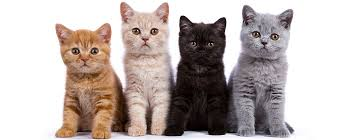
#> input picture DAY09/CAT.jpg, 360 x 140 px, found by its file name
$ python p60_opencv.py
#> lines starting #> are read from the running program, lines starting #| are printed output that depends on the picture; after the words box and inside, x2 and y2 are one past the last pixel; in counts of white or black regions, pixels touching at a corner belong together
# file : p60_opencv.py
# desc : openCV 이미지 처리 계속

# OpenCV 실시간 이미지 프로세싱 라이브러리

import cv2

image = cv2.imread('./DAY09/CAT.jpg',cv2.IMREAD_UNCHANGED)
#> image is the input picture: shape (140, 360, 3); mean B, G, R 178.7, 182, 192.2
dst = cv2.flip(image,0) #  0 : 상하반전, 1 : 좌우반전
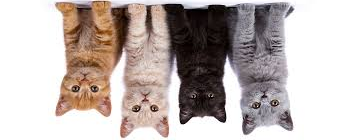
#> dst: shape (140, 360, 3); mean B, G, R 178.7, 182, 192.2


height, width, channel = image.shape
#> height = 140; width = 360; channel = 3
matrix = cv2.getRotationMatrix2D((width/2,height/2),90, 1) # ccw : 반시계 방향, cw : 시계방향, 2이상(배율)
thrd = cv2.warpAffine(image,matrix,(width,height))
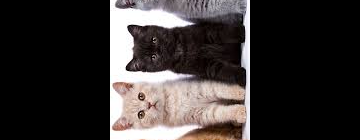
#> thrd: shape (140, 360, 3); mean B, G, R 51, 51.8, 56.6

reverse = cv2.bitwise_not(image) # 역상 반전색
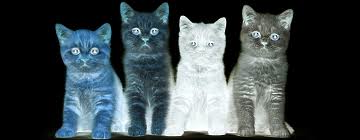
#> reverse: shape (140, 360, 3); mean B, G, R 76.3, 73, 62.8
gray = cv2.cvtColor(image,cv2.COLOR_BGR2GRAY)
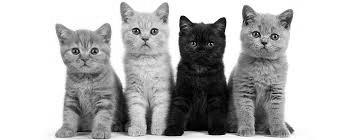
#> gray: shape (140, 360); min 0, max 255, mean 184.7
ret, bny = cv2.threshold(gray, 100, 255, cv2.THRESH_BINARY)
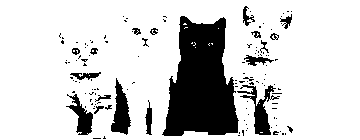
#> bny: shape (140, 360); 81.5% white; 129 black regions (110 under 20 px), largest, box (x1, y1, x2, y2) and area: (162, 16, 239, 136) 6279, (237, 85, 280, 135) 669, (111, 78, 131, 135) 624

cv2.imshow('cat',image)
cv2.imshow('Flip cat',dst)
cv2.imshow('rotate cat', thrd)
cv2.imshow('reverse cat', reverse)
cv2.imshow('gray cat', gray)
cv2.imshow('ret cat', ret)
cv2.imshow('bny cat', bny)

cv2.waitKey(0)
cv2.destroyAllWindows()
